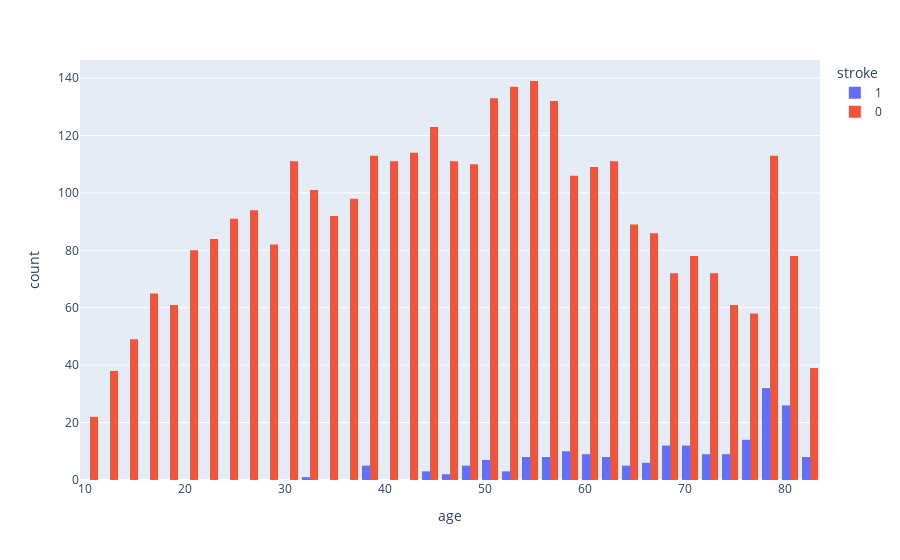

Notebook code cell kept with this figure:
### Code cell
import plotly.express as px
fig_age = px.histogram(stroke_df, x='age', color='stroke', barmode='group')
fig_age.update_layout(bargap=0.2)
fig_age.show()

### Figure 1 — Plotly figure (JSON) as saved in the notebook; plotly's stock layout.template omitted (floating-point values rounded to 4 significant figures; data arrays with more than 128 entries replaced by an {"elided": "..."} marker saying what was removed)
{"data": [{"alignmentgroup": "True", "bingroup": "x", "hovertemplate": "stroke=1<br>age=%{x}<br>count=%{y}<extra></extra>", "legendgroup": "1", "marker": {"color": "#636efa", "pattern": {"shape": ""}}, "name": "1", "offsetgroup": "1", "orientation": "v", "showlegend": true, "type": "histogram", "x": {"elided": "202 int values"}, "xaxis": "x", "yaxis": "y"}, {"alignmentgroup": "True", "bingroup": "x", "hovertemplate": "stroke=0<br>age=%{x}<br>count=%{y}<extra></extra>", "legendgroup": "0", "marker": {"color": "#EF553B", "pattern": {"shape": ""}}, "name": "0", "offsetgroup": "0", "orientation": "v", "showlegend": true, "type": "histogram", "x": {"elided": "3363 int values"}, "xaxis": "x", "yaxis": "y"}], "layout": {"bargap": 0.2, "barmode": "group", "legend": {"title": {"text": "stroke"}, "tracegroupgap": 0}, "margin": {"t": 60}, "xaxis": {"anchor": "y", "domain": [0, 1], "title": {"text": "age"}}, "yaxis": {"anchor": "x", "domain": [0, 1], "title": {"text": "count"}}}}
